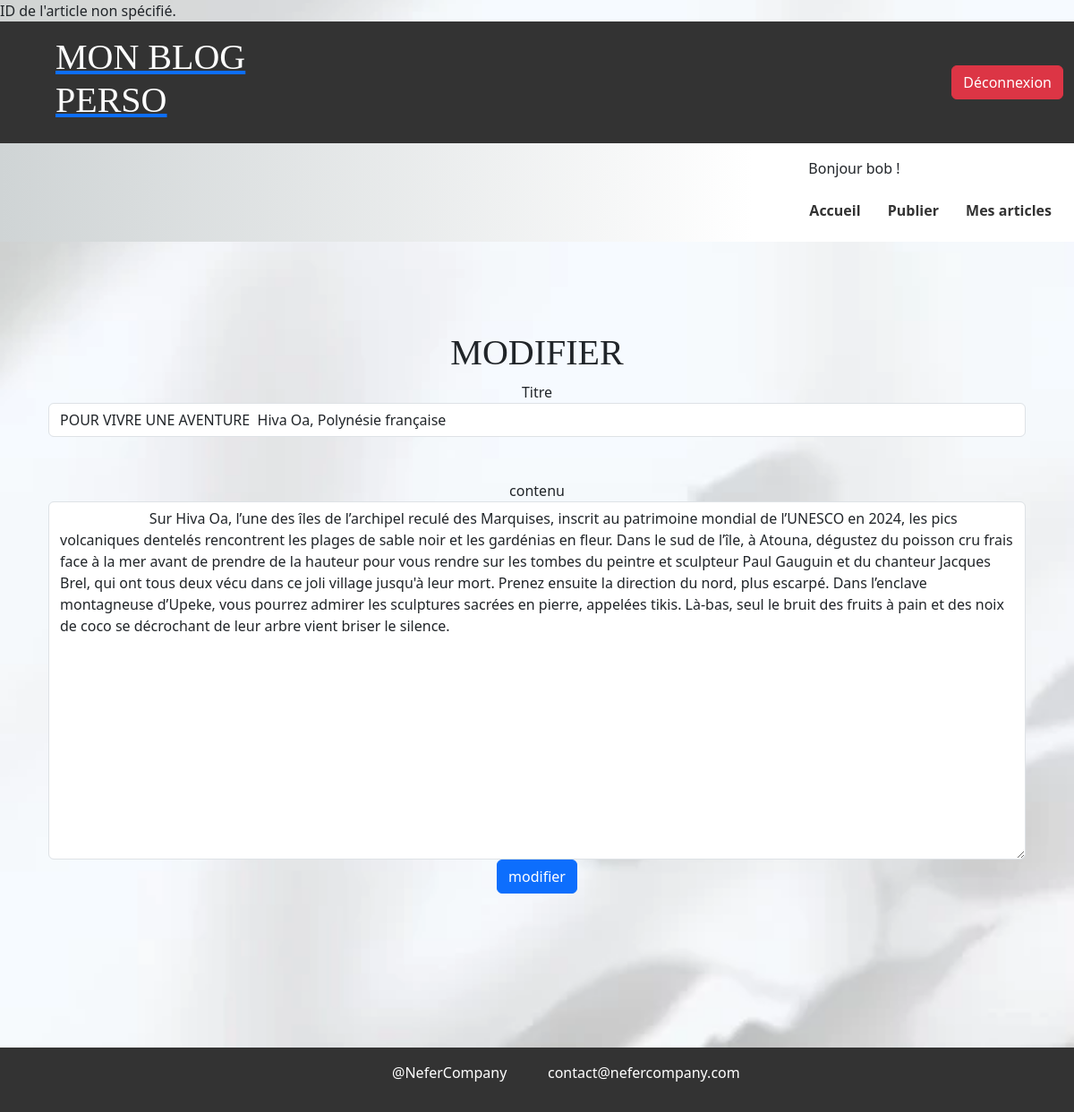
The app's page /modifier_article.php?id=37 (signed in) with its own data.
### tables this page shows
CREATE TABLE IF NOT EXISTS `posts` (
  `id_article` int NOT NULL AUTO_INCREMENT,
  `titre` varchar(255) NOT NULL,
  `contenu` text NOT NULL,
  `date_publication` date NOT NULL,
  `id_user` int NOT NULL,
  `img` longblob NOT NULL,
  PRIMARY KEY (`id_article`),
  KEY `id_user` (`id_user`) USING BTREE
);

### modifier_article.php (the view, shortened to what this page needs)
<?php
include_once('./connect_bdd.php');
if(isset($_GET['id']) && !empty($_GET['id'])){
    $getId = $_GET['id'];
    $recupArticle = $bdd->prepare('SELECT * FROM posts WHERE id_article = ?');
    $recupArticle->execute(array($getId));
    if($recupArticle->rowCount() > 0){
        $articleInfo = $recupArticle->fetch();
        $titre = $articleInfo['titre'];
        $contenu = str_replace('<br />', '', $articleInfo['contenu']);
    } else {
        echo "Article non trouvé.";
    }
}
?>
<!DOCTYPE html>
<html lang="fr">
<head>
    <link rel="stylesheet" href="./assets/css/style.css">
    <link href="https://cdn.jsdelivr.net/npm/bootstrap@5.3.3/dist/css/bootstrap.min.css" rel="stylesheet">
</head>
<body>
    <header class="container-fluid">
        <nav class="row align-items-center justify-content-between" id="hightNav">
            <div class="col-6 col-md-3">
                <a href="index.php"><h1 class="logo">Mon Blog Perso</h1></a>
            </div>
            <div class="col-6 col-md-9 text-end">
                <ul class="list-inline mb-0">
                    <li class="list-inline-item">
                        <?php if(empty($_SESSION['mdp'])): ?>
                            <a href="./inscription.php" class="btn btn-primary">Inscription</a>
                            <a href="./connexion.php" class="btn btn-secondary">Connexion</a>
                        <?php else: ?>
                            <a href="./deconnexion.php" class="btn btn-danger">Déconnexion</a>
                        <?php endif; ?>
                    </li>
                </ul>
            </div>
        </nav>
        <nav class="row align-items-center justify-content-end text-end" id="lowNav">
            <ul class="list-inline mb-0">
                <li class="list-inline-item">
                    <?php if(isset($_SESSION['mdp'])): ?>
                        <div class="container text-start">
                        <p>Bonjour <?= $_SESSION['nom'] ?> !</p>
                        </div>
                        <a href="index.php" class="btn btn-link">Accueil</a>
                        <a href="publier_articles.php" class="btn btn-link">Publier</a>
                        <a href="articles.php" class="btn btn-link">Mes articles</a>
                    <?php endif; ?>
                </li>
            </ul>
        </nav>
    </header>
    <main class="container main">
        <div class="container text-center cont">
            <h1>Modifier</h1>
            <form  method="POST" action=""  class=" row text-center form">
                <div class="form-group">
                    <label for="titre">Titre</label>
                    <input type="text" name="titre" class="form-control" id="titre" autocomplete="off" value="<?= $titre; ?>"><br><br>
                </div>
                <div class="form-group">
                    <label for="contenu">contenu</label>
                    <textarea name="contenu" class="form-control" id="contenu">
                        <?= $contenu; ?>
                    </textarea>
                </div>
                <br>
                <div class="text-center">
                <input type="submit" name="modifier" value="modifier" class="btn btn-primary">
                </div>
            </form>
        </div>
    </main>
    <footer class="container-fluid text-center py-3">
        <div class="row">
            <div class="col-12 col-md-6">
                <p>@NeferCompany</p>
            </div>
            <div class="col-12 col-md-6">
                <p>contact@nefercompany.com</p>
            </div>
        </div>
    </footer>
</body>
</html>

### assets/css/style.css (style rules this page uses)
#lowNav { height: auto; background: linear-gradient(90deg, rgba(207,212,213,1) 0%, rgba(255,255,255,1) 70%); padding: 1rem 0; }
#hightNav { height: auto; background-color: #333; padding: 1rem 0; }
#lowNav> ul> li> a { color: #333; font-weight: 600; text-decoration: none; }
h1, h2 { font-family: fantasy; text-transform: uppercase; }
.logo { color: #fff; margin-left: 50px; font-family: fantasy; }
ul> li> a { color: #fff; text-decoration: none; font-size: 1.3vw; padding: 1rem; }
ul> li { list-style-type: none; }
body { background: url('../img/fond_2_blog.webp'); background-repeat: no-repeat; background-size: cover; background-position: center; }
.main { min-height: 100vh; }
.cont { margin-top: 100px; }
textarea { height: 400px; }
footer { display: flex; justify-content: center; align-items: center; background-color: #333; color: #fff; }

### records on screen
posts: titre "POUR VIVRE UNE AVENTURE Hiva Oa, Polynésie française", contenu "Sur Hiva Oa, l’une des îles de l’archipel reculé des Marquises, inscrit au patrimoine mondial de l’UNESCO en 2024, les pics volcaniques dentelés rencontrent les plages de sable noir et les gardénias en fleur. Dans le sud de l’île, à Atouna, dégustez du poisson cru frais face à la mer avant de prendre de la hauteur pour vous rendre sur les tombes du peintre et sculpteur Paul Gauguin et du chanteur Jacques Brel, qui ont tous deux vécu dans ce joli village jusqu'à leur mort. Prenez ensuite la direction du nord, plus escarpé. Dans l’enclave montagneuse d’Upeke, vous pourrez admirer les sculptures sacrées en pierre, appelées tikis. Là-bas, seul le bruit des fruits à pain et des noix de coco se…"

### other values on screen
$_SESSION['nom'] "bob"
